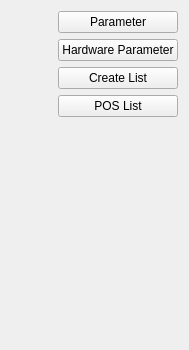
             <widget class="QWidget" name="page_32">
              <property name="geometry">
               <rect>
                <x>0</x>
                <y>0</y>
                <width>189</width>
                <height>350</height>
               </rect>
              </property>
              <attribute name="label">
               <string>Configurations</string>
              </attribute>
              <layout class="QGridLayout" name="gridLayout_38">
               <item row="1" column="1">
                <widget class="QPushButton" name="QAct_HW_Parameter">
                 <property name="text">
                  <string>Hardware Parameter</string>
                 </property>
                </widget>
               </item>
               <item row="2" column="1">
                <widget class="QPushButton" name="QAct_List">
                 <property name="text">
                  <string>Create List</string>
                 </property>
                </widget>
               </item>
               <item row="0" column="1">
                <widget class="QPushButton" name="QAct_Parameter">
                 <property name="text">
                  <string>Parameter</string>
                 </property>
                </widget>
               </item>
               <item row="4" column="1">
                <spacer name="verticalSpacer_27">
                 <property name="orientation">
                  <enum>Qt::Vertical</enum>
                 </property>
                 <property name="sizeHint" stdset="0">
                  <size>
                   <width>20</width>
                   <height>201</height>
                  </size>
                 </property>
                </spacer>
               </item>
               <item row="0" column="0">
                <layout class="QGridLayout" name="gridLayout_56">
                 <item row="0" column="0">
                  <spacer name="horizontalSpacer_15">
                   <property name="orientation">
                    <enum>Qt::Horizontal</enum>
                   </property>
                   <property name="sizeHint" stdset="0">
                    <size>
                     <width>40</width>
                     <height>20</height>
                    </size>
                   </property>
                  </spacer>
                 </item>
                </layout>
               </item>
               <item row="3" column="1">
                <widget class="QPushButton" name="QAct_List_POS">
                 <property name="text">
                  <string>POS List</string>
                 </property>
                </widget>
               </item>
              </layout>
             </widget>
